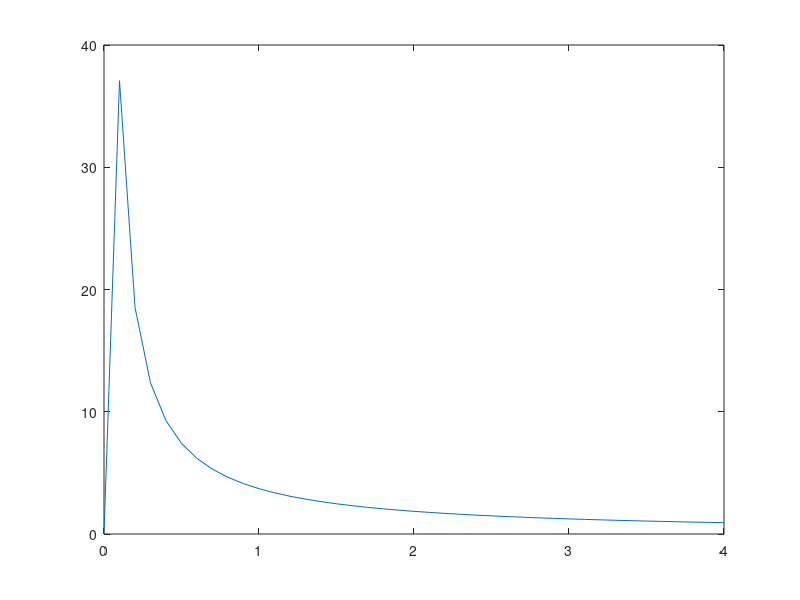

This figure's MATLAB source:
m=1;
f=@(x,a) 2.*sqrt(2.*m)./sqrt((a.^4)-(x.^4));
a=[0:0.1:4];
for i =[1:41]
    T(i)=integral(@(x) f(x,a(i)),0,a(i));
end;
plot(a,T)